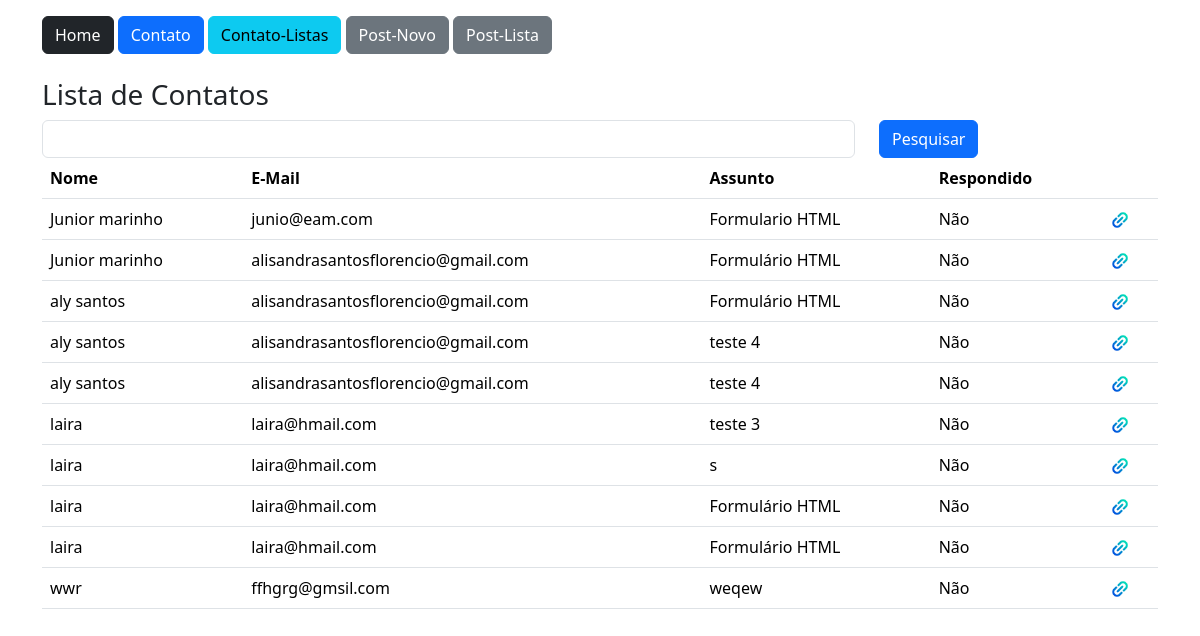
Screenshot of /contato/lista with the database file from the repository.
### app/models.py (models this page shows)
class Contato(db.Model):
    id = db.Column(db.Integer, primary_key=True)
    data_envio=db.Column(db.DateTime,default = datetime.utcnow())
    nome=db.Column(db.String,nullable=True)
    email=db.Column(db.String,nullable=True)
    assunto=db.Column(db.String,nullable=True)
    mensagem=db.Column(db.String,nullable=True)
    respondido = db.Column(db.Integer, default=0)

### app/views.py (the view)
@app.route('/contato/lista')
def contatoLista():
     if request.method == 'GET':
          pesquisa=request.args.get('pesquisa','')
     dados = Contato.query.order_by('nome')
     if pesquisa != '':
          dados = dados.filter_by(nome=pesquisa)
     print(dados.all())
     context={'dados': dados.all()}
     return render_template('contato_lista.html',context=context)

### app/templates/contato_lista.html (shortened to what this page needs)
{% extends 'base.html' %}
{% block content %}
     <div class="container">
      {% include 'nav.html'%}
       <div class="row mt-4">
        <h3>Lista de Contatos</h3>
       <form method="get" class="row">
        <div class="col-9">
          <input type="text" name="pesquisa" class="form-control">
        </div>
        <div class="col-3">
          <button type="submit" class="btn btn-primary">Pesquisar</button>
        </div>
       </form>
       <div class="col-12">
        <table class='table'>
          <thead>
            <tr>
              <th>Nome</th>
              <th>E-Mail</th>
              <th>Assunto</th>
              <th>Respondido</th>
              <th></th>
           </tr>
        </thead>
          <tbody>
            {% for linha in context['dados'] %}
            <tr>
              <td>{{linha.nome}}</td>
              <td>{{linha.email}}</td>
              <td>{{linha.assunto}}</td>
              <td>{% if linha.respondido == 1 %}
                    Sim
                  {% else %}
                    Não
                  {% endif %}
              </td>
              <td> <a href="{{url_for('contatoDetail',id=linha.id)}}"><img src="{{url_for('static',filename='img/link.png')}}" width="20px"></a></td>
            </tr>
            {% endfor %}
          </tbody>
        </table>
       </div>
     </div>
     </div>
     {% endblock %}

### app/templates/base.html (shortened to what this page needs)
<!DOCTYPE html>
<html lang="pt-br">
<head>
    <link href="https://cdn.jsdelivr.net/npm/bootstrap@5.3.3/dist/css/bootstrap.min.css" rel="stylesheet">
        <link rel="stylesheet" href="">
<body >
    <section class="container-fluid mt-3">
        {% block content %} {% endblock %}
    </section>
</body>
</html>

### app/templates/nav.html
<a href="/" class="btn btn-dark "> Home</a>
<a href="{{url_for('contato')}}" class="btn btn-primary"> Contato</a>
<a href="{{url_for('contatoLista')}}" class="btn btn-info"> Contato-Listas</a>
<a href="{{url_for('PostNovo')}}" class="btn btn-secondary"> Post-Novo</a>
<a href="{{url_for('PostLista')}}" class="btn btn-secondary"> Post-Lista</a>

### rows the page displays
Contato: nome "Junior marinho", email "junio@eam.com", assunto "Formulario HTML", respondido "Não"
Contato: nome "Junior marinho", email "alisandrasantosflorencio@gmail.com", assunto "Formulário HTML", respondido "Não"
Contato: nome "aly santos", email "alisandrasantosflorencio@gmail.com", assunto "Formulário HTML", respondido "Não"
Contato: nome "aly santos", email "alisandrasantosflorencio@gmail.com", assunto "teste 4", respondido "Não"
Contato: nome "aly santos", email "alisandrasantosflorencio@gmail.com", assunto "teste 4", respondido "Não"
Contato: nome "laira", email "laira@hmail.com", assunto "teste 3", respondido "Não"
Contato: nome "laira", email "laira@hmail.com", assunto "s", respondido "Não"
Contato: nome "laira", email "laira@hmail.com", assunto "Formulário HTML", respondido "Não"
Contato: nome "laira", email "laira@hmail.com", assunto "Formulário HTML", respondido "Não"
Contato: nome "wwr", email "ffhgrg@gmsil.com", assunto "weqew", respondido "Não"
